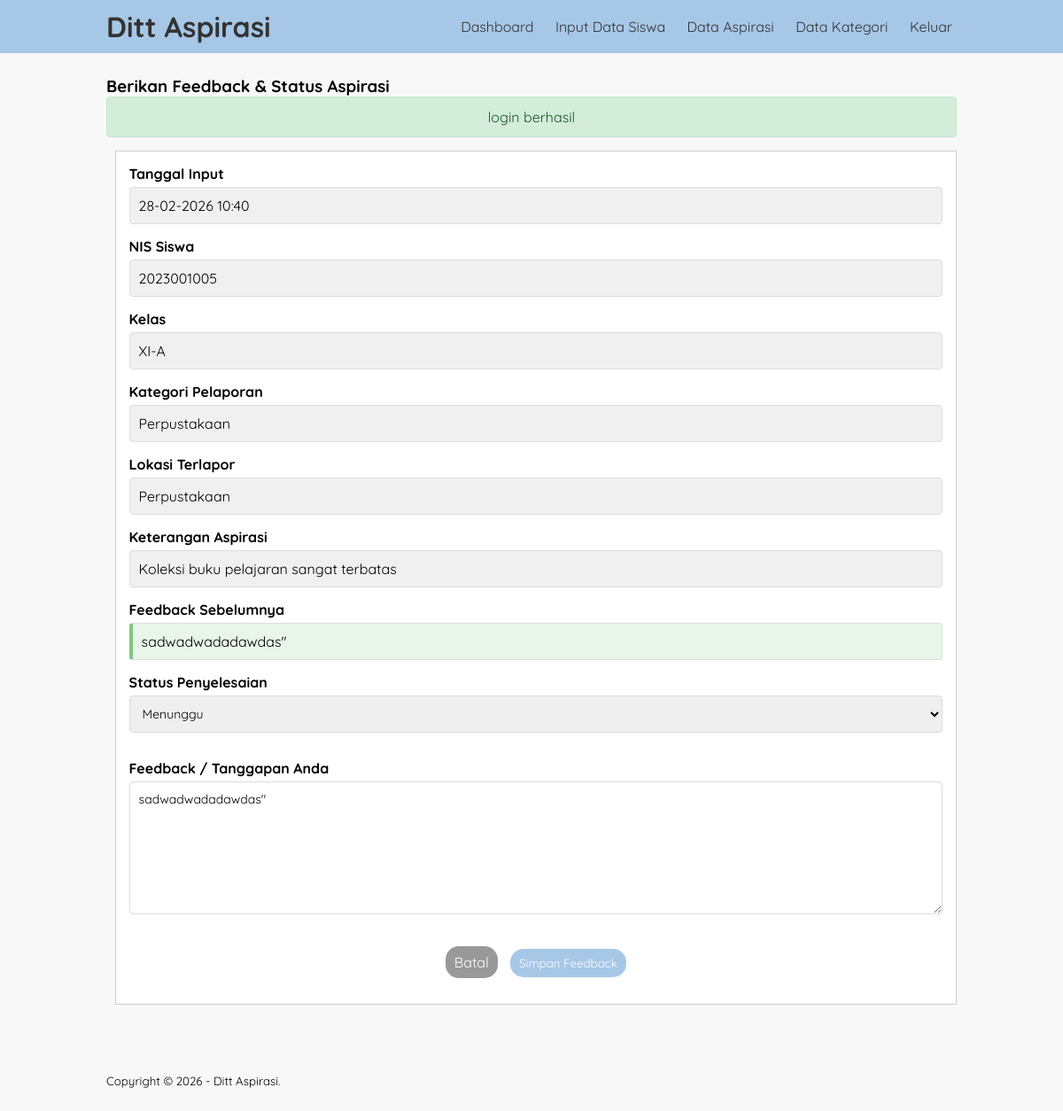
The page /aspirasi_ukk/edit_aspirasi.php?id=5 (signed in) on the database its author committed.
### tables this page shows
CREATE TABLE `input_aspirasi` (
  `id_pelaporan` int(5) NOT NULL,
  `nis` int(10) NOT NULL,
  `id_kategori` int(5) NOT NULL,
  `lokasi` varchar(50) NOT NULL,
  `ket` varchar(50) NOT NULL,
  `tanggal_input` datetime DEFAULT current_timestamp()
);

CREATE TABLE `tb_siswa` (
  `nis` int(10) NOT NULL,
  `kelas` varchar(10) NOT NULL
);

CREATE TABLE `tb_kategori` (
  `id_kategori` int(5) NOT NULL,
  `ket_kategori` varchar(30) NOT NULL
);

CREATE TABLE `tb_aspirasi` (
  `id_aspirasi` int(5) NOT NULL,
  `status` enum('menunggu','proses','selesai') NOT NULL,
  `id_pelaporan` int(5) NOT NULL,
  `feedback` text NOT NULL
);

### aspirasi_ukk/edit_aspirasi.php (the view, shortened to what this page needs)
<?php
include 'db.php';
include 'notif.php';
$id_pelaporan = $_GET['id'] ?? '';
$id_pelaporan = mysqli_real_escape_string($conn, $id_pelaporan);
$aspirasi = mysqli_query($conn, "SELECT i.*, s.kelas, k.ket_kategori, a.feedback, a.status AS status FROM input_aspirasi i
                                 LEFT JOIN tb_siswa s ON i.nis = s.nis
                                 LEFT JOIN tb_kategori k ON i.id_kategori = k.id_kategori
                                 LEFT JOIN tb_aspirasi a ON i.id_pelaporan = a.id_pelaporan
                                 WHERE i.id_pelaporan = '$id_pelaporan'");
$data = mysqli_fetch_assoc($aspirasi);
?>
<!DOCTYPE html>
<html lang="en">
<head>
    <link rel="stylesheet" href="css/style.css">
</head>
<body>
    <header>
        <div class="container">
            <h1><a href="dashboard.php">Ditt Aspirasi</a></h1>
            <ul>
                <li><a href="dashboard.php">Dashboard</a></li>
                <li><a href="input_data.php">Input Data Siswa</a></li>
                <li><a href="data_aspirasi.php">Data Aspirasi</a></li>
                <li><a href="data_kategori.php">Data Kategori</a></li>
                <li><a href="keluar.php">Keluar</a></li>
            </ul>
        </div>
    </header>
    <div class="section">
        <div class="container">
            <h3>Berikan Feedback & Status Aspirasi</h3>
            <?php echo displayNotif(); ?>
            <div class="box">
                <form method="POST">
                    <div class="form-group">
                        <label for="tanggal_input">Tanggal Input</label>
                        <div class="read-only"><?php echo date('d-m-Y H:i', strtotime($data['tanggal_input'] ?? '')); ?></div>
                    </div>
                    <div class="form-group">
                        <label for="nis">NIS Siswa</label>
                        <div class="read-only"><?php echo htmlspecialchars($data['nis'] ?? ''); ?></div>
                    </div>
                    <div class="form-group">
                        <label for="kelas">Kelas</label>
                        <div class="read-only"><?php echo htmlspecialchars($data['kelas'] ?? ''); ?></div>
                    </div>
                    <div class="form-group">
                        <label for="kategori">Kategori Pelaporan</label>
                        <div class="read-only"><?php echo htmlspecialchars($data['ket_kategori'] ?? ''); ?></div>
                    </div>
                    <div class="form-group">
                        <label for="lokasi">Lokasi Terlapor</label>
                        <div class="read-only"><?php echo htmlspecialchars($data['lokasi'] ?? ''); ?></div>
                    </div>
                    <div class="form-group">
                        <label for="keterangan">Keterangan Aspirasi</label>
                        <div class="read-only" style="max-height: 120px; overflow-y: auto; word-wrap: break-word;">
                            <?php echo htmlspecialchars($data['ket'] ?? ''); ?>
                        </div>
                    </div>
                    <?php if(!empty($data['feedback'])) { ?>
                    <div class="form-group">
                        <label for="feedback_lama">Feedback Sebelumnya</label>
                        <div class="read-only" style="background-color: #e8f5e9; border-left: 4px solid #81c784; max-height: 100px; overflow-y: auto;  word-wrap: break-word;">
                            <?php echo htmlspecialchars($data['feedback']); ?>
                        </div>
                    </div>
                    <?php } ?>
                    <div class="form-group">
                        <label for="status">Status Penyelesaian</label>
                        <select name="status" class="input-control" required>
                            <option value="Menunggu" <?php echo ($data['status'] === 'Menunggu' ? 'selected' : ''); ?>>Menunggu</option>
                        </select>
                    </div>
                    <div class="form-group">
                        <label for="penyelesaian">Feedback / Tanggapan Anda</label>
                        <textarea name="penyelesaian" class="input-control" style="height: 150px;" placeholder="Masukkan feedback atau tanggapan untuk aspirasi ini"><?php echo htmlspecialchars($data['feedback'] ?? ''); ?></textarea>
                    </div>
                    <div style="text-align: center; margin-top: 20px;">
                        <a href="data_aspirasi.php" class="btnn" style="background-color: #999; margin-right: 10px; text-decoration: none;">Batal</a>
                        <button type="submit" class="btnn">Simpan Feedback</button>
                    </div>
                </form>
            </div>
        </div>
    </div>
    <footer>
        <div class="container">
            <small>Copyright &copy; 2026 - Ditt Aspirasi.</small>
        </div>
    </footer>
</body>
</html>

### aspirasi_ukk/css/style.css (style rules this page uses)
* { padding: 0; margin: 0; box-sizing: border-box; font-family: 'Quicksand', sans-serif; }
body { background-color: #f8f8f8; }
a { color: inherit; text-decoration: none; }
.input-control { width: 100%; padding: 10px; margin-bottom: 15px; border: 1px solid #ddd; border-radius: 4px; font-size: 14px; }
.btnn { padding: 8px 10px; background-color: #A7C7E7; color: #fff; border: none; cursor: pointer; margin-bottom: 15px; border-radius: 15px; }
header { background-color: #A7C7E7; }
header h1 { float: left; padding: 10px 0; color: #333; }
header ul { float: right; }
header ul li { display: inline-block; color: #333; }
header ul li a { padding: 20px 5px 20px 15px; display: inline-block; transition: all 0.3s ease; position: relative; }
footer { padding: 25px 0; }
.container { width: 80%; margin: 0 auto; }
.container:after { content: ''; display: block; clear: both; }
.section { padding: 25px 0; }
.box { background-color: #fff; border: 1px solid #ccc; padding: 15px; box-sizing: border-box; margin: 10px 0 25px 0; margin-left: 1%; overflow: hidden; }
.box:after { content: ''; display: block; clear: both; }
.form-group { margin-bottom: 15px; }
.form-group label { display: block; margin-bottom: 5px; font-weight: bold; }
.read-only { background-color: #f0f0f0; padding: 10px; border: 1px solid #ddd; border-radius: 4px; margin-bottom: 10px; }
.container { width: 80%; margin:0 auto; }
.box { background-color: #fff; border:1px solid #ccc; padding: 15px; box-sizing: border-box; margin:10px 0 25px 0; margin-left: 1%; overflow: hidden; }

### rows shown on the page
input_aspirasi: tanggal_input "28-02-2026 10:40", nis "2023001005", nis.kelas "XI-A", id_kategori.ket_kategori "Perpustakaan", lokasi "Perpustakaan", ket "Koleksi buku pelajaran sangat terbatas", tb_aspirasi.feedback "sadwadwadadawdas''", penyelesaian "sadwadwadadawdas''"

### other values the page prints
$_SESSION['notif_sukses'] "login berhasil"
